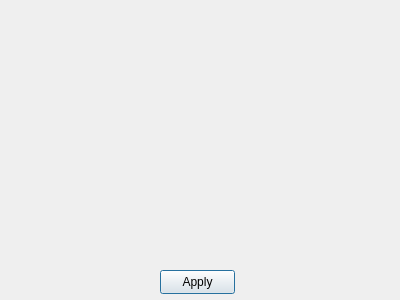
<?xml version="1.0" encoding="UTF-8"?>
<ui version="4.0">
 <class>CameraSelectionDialog</class>
 <widget class="QDialog" name="CameraSelectionDialog">
  <property name="geometry">
   <rect>
    <x>0</x>
    <y>0</y>
    <width>400</width>
    <height>300</height>
   </rect>
  </property>
  <property name="windowTitle">
   <string>Dialog</string>
  </property>
  <widget class="QPushButton" name="apply_btn">
   <property name="geometry">
    <rect>
     <x>160</x>
     <y>270</y>
     <width>75</width>
     <height>24</height>
    </rect>
   </property>
   <property name="text">
    <string>Apply</string>
   </property>
  </widget>
 </widget>
 <resources/>
 <connections/>
</ui>
